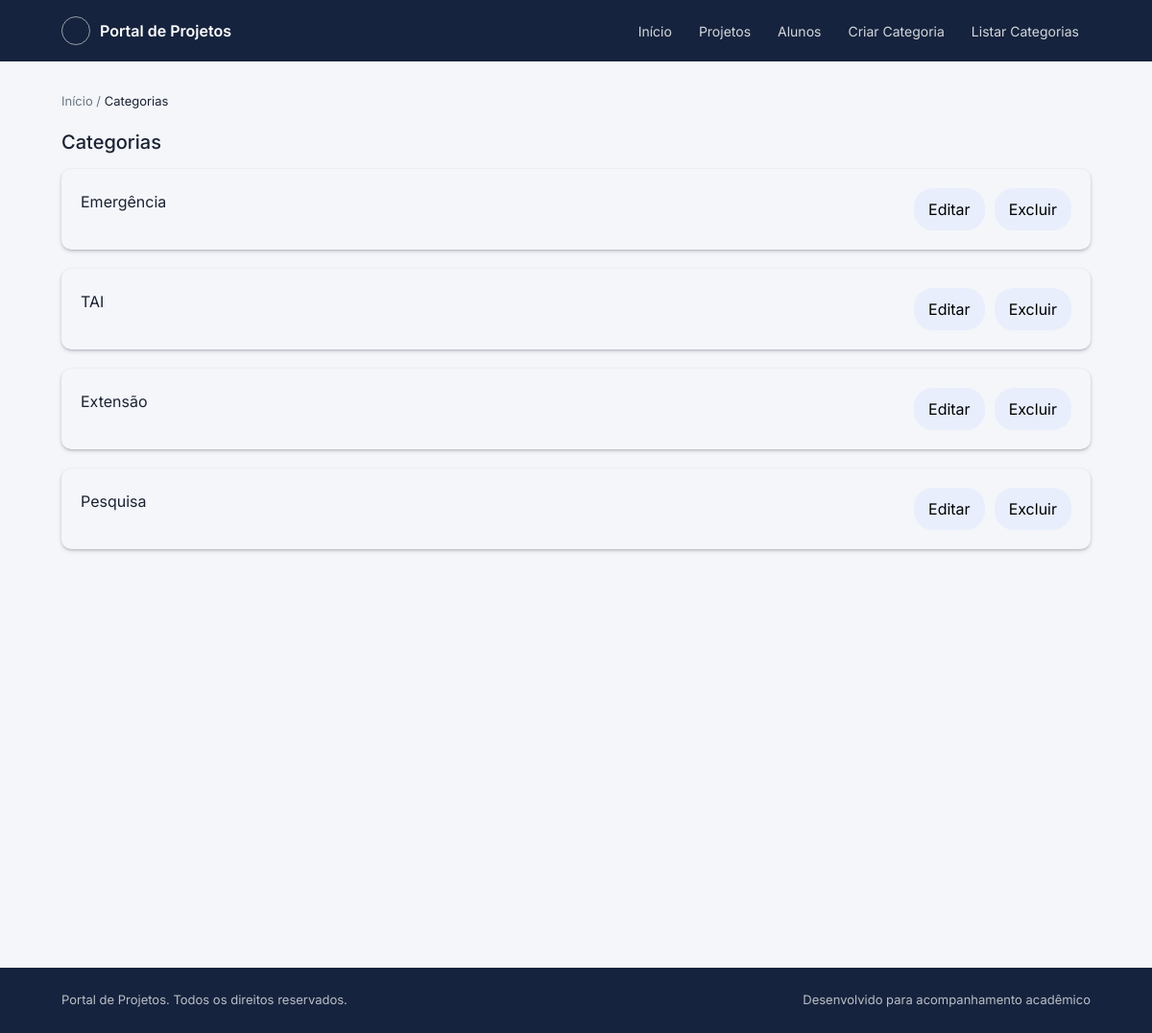
Page /extensao/listar_categorias/ on the committed database.
### extensao/models.py (models this page shows, shortened)
class Categoria(models.Model):
    nome = models.CharField(max_length=50)

### extensao/views.py (the view)
# urls.py: path('listar_categorias/', listar_categorias, name='listar_categorias'),
def listar_categorias(request):
    categorias = Categoria.objects.all()
    return render(request, 'extensao/listar_categorias.html', {'categorias': categorias})

### extensao/templates/extensao/listar_categorias.html (shortened to what this page needs)
{% extends "base.html" %}
{% load static %}
{% block conteudo %}
<div class="pagina">
    <nav class="migalhas" aria-label="Trilha de navegação">
    <a href="{% url 'home' %}">Início</a> / <span aria-current="page">Categorias</span>
    </nav>
    <div class="secao__cabecalho">
    <h2>Categorias</h2>
    </div>
    <div class="lista-categoria">
        {% for categoria in categorias %}
            <div>
                <p>{{ categoria.nome }}</p>
                <div style="display: flex; gap: 10px;">
                    <a class="category-button" style="text-decoration: none; color: black;" href="{% url 'editar_categoria' categoria.id %}">Editar</a>
                    <form method="post" action="{% url 'excluir_categoria' categoria.id %}" onsubmit="confirmDelete(event)" >
                        <button type="submit" class="category-button">
                            Excluir
                        </button>
                    </form>
                </div>
            </div>
        {% endfor %}
    </div>
</div>
{% endblock %}

### static/css/style.css (style rules this page uses)
:root { --azul-900: #16233e; --azul-800: #1f3357; --azul-700: #2c4577; --azul-500: #3b6fe0; --azul-100: #e8eefc; --fundo: #f4f6f9; --cartao: #ffffff; --borda: #e2e6ed; --texto: #1a2233; --texto-muted: #6b7684; --sucesso: #2f9e63; --sucesso-fundo: #e6f6ee; --alerta: #c96a1f; --alerta-fundo: #fbeee1; --pendente: #6b7684; --pendente-fundo: #eef0f3; --raio: 8px; --sombra: 0 1px 3px rgba(22, 35, 62, 0.08); --fonte: "Inter", -apple-system, BlinkMacSystemFont, "Segoe UI", sans-serif; }
* { box-sizing: border-box; }
html, body { margin: 0; padding: 0; }
body { font-family: var(--fonte); background: var(--fundo); color: var(--texto); line-height: 1.5; -webkit-font-smoothing: antialiased; }
a { color: var(--azul-500); text-decoration: none; }
.lista-categoria { display: flex; flex-direction: column; gap: 10px; width: 100%; }
.lista-categoria > div { display: flex; justify-content: space-between; align-items: center; padding: 20px; width: 100%; border-radius: 10px; margin-bottom: 10px; box-shadow: rgba(50, 50, 93, 0.25) 0px 2px 5px -1px, rgba(0, 0, 0, 0.3) 0px 1px 3px -1px; }
.lista-categoria .category-button { padding: 10px 15px; background-color: var(--azul-100); border-radius: 20px; border: 0; }
.pagina { min-height: 100vh; display: flex; flex-direction: column; }
.migalhas { font-size: 13px; color: var(--texto-muted); margin-bottom: 20px; }
.migalhas a { color: var(--texto-muted); }
.migalhas span[aria-current] { color: var(--texto); }
.secao__cabecalho { display: flex; align-items: baseline; justify-content: space-between; margin-bottom: 16px; gap: 12px; flex-wrap: wrap; }
.secao__cabecalho h2 { font-size: 20px; margin: 0; }

### rows in the picture
Categoria: nome "Emergência"
Categoria: nome "TAI"
Categoria: nome "Extensão"
Categoria: nome "Pesquisa"
